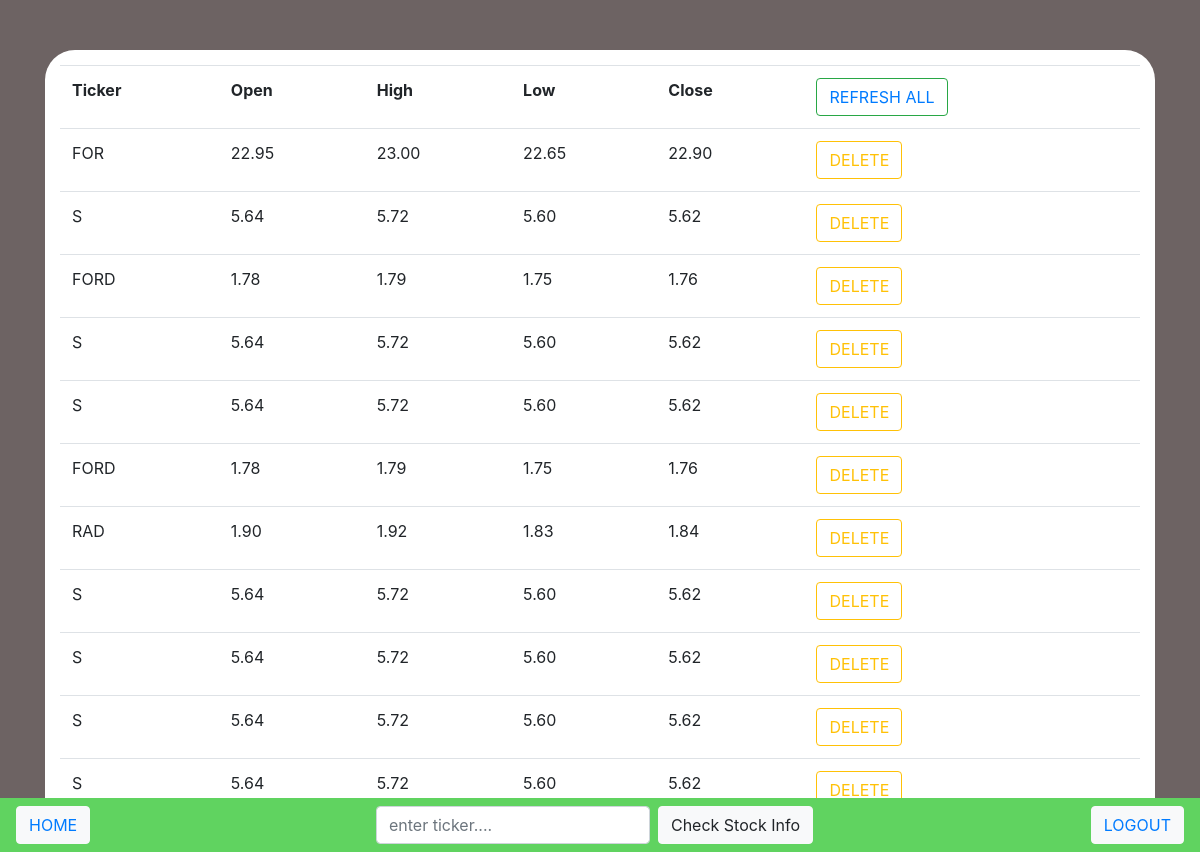
The app's page /stocks/home/ (signed in), older data.
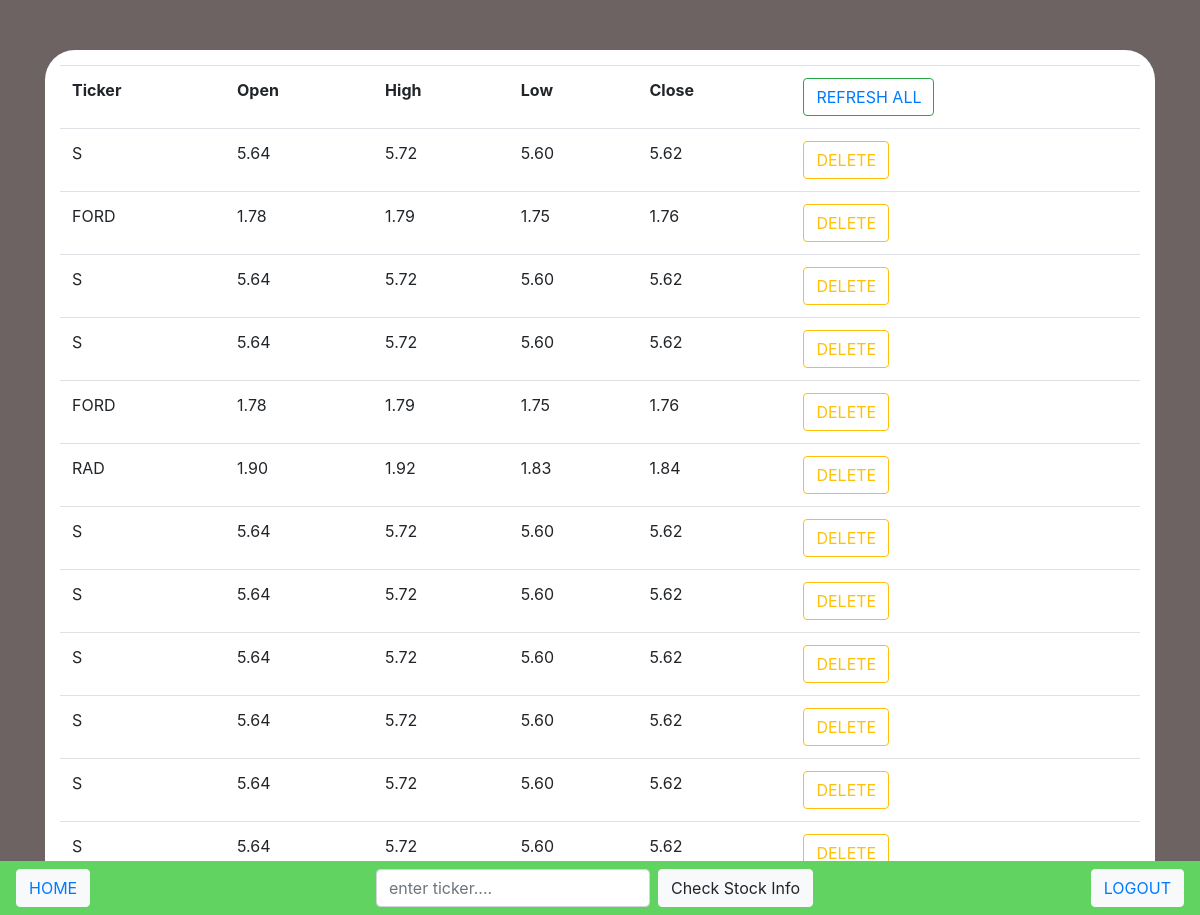
The same page, newer data.
### stocks/models.py (models this page shows, shortened)
class Stock(BaseModel):
    ticker_symbol = models.CharField(max_length= 4)
    user = models.ForeignKey(User, on_delete= models.CASCADE)
    s_open = models.DecimalField(decimal_places=2, max_digits=10, default=1.00)
    s_close = models.DecimalField(decimal_places=2, max_digits=10, default=1.00)
    s_low = models.DecimalField(decimal_places=2, max_digits=10, default=1.00)
    s_high = models.DecimalField(decimal_places=2, max_digits=10, default=1.00)

### stocks/views.py (the view)
# urls.py: path("home/", HomeView.as_view(), name="home"),
class HomeView(LoginRequiredMixin, View):
    def get(self, request):
        queryset = Stock.objects.all().filter(user__id = (self.request.user.id))
        return render(request, "stocks/home.html", {"user_stocks": queryset})

### stocks/templates/stocks/home.html (shortened to what this page needs)
{% extends 'layout.html' %}
{% load staticfiles %}
{% block body %}
    <div class="container" id="mt">
        <div  id="stock_list">
            {% if user_stocks.count > 0 %}
                <table class="table table-hover"  id="overflow">
                    <tr>
                    <th>Ticker</th>
                    <th>Open</th>
                    <th>High</th>
                    <th>Low</th>
                    <th>Close</th>
                    <td>
                        <button class="btn btn-outline-success">
                            <a href="{% url 'stocks:refresh_all' %} " >REFRESH ALL</a>
                        </button>
                    </td>
                </tr>
                {% for stock in user_stocks %}
                <tr>
                    <td>{{ stock.ticker_symbol }}</td>
                    <td>{{ stock.s_open }}</td>
                    <td>{{ stock.s_high }}</td>
                    <td>{{ stock.s_low }}</td>
                    <td>{{ stock.s_close }}</td>
                    <td>
                        <form action="{% url 'rest:delete' stock.id %}" method="delete" id="delete_stock">
                            <button class="btn btn-outline-warning">DELETE</button>
                        </form>
                    </td>
                </tr>
                {% endfor %}
            </table>
            {% endif %}
    </div>
</div>
{% endblock %}

### base/templates/layout.html (shortened to what this page needs)
{% load staticfiles %}
<!DOCTYPE html>
<html>
    <head>
        <link rel="stylesheet" href="https://maxcdn.bootstrapcdn.com/bootstrap/4.0.0/css/bootstrap.min.css">
        <link rel="stylesheet" href="{% static 'base/css/style.css' %}">
    </head>
    <body id="main_body" >
    <nav class="navbar fixed-bottom navbar-light " id="green">
        <button class="btn btn-light mr-2">
            <a href="{% url 'stocks:home' %}">HOME</a>
        </button>
        <form action="{% url 'stocks:stock_search' %}" id="center main_search" class="form-inline" method="post">
            <input type="text" class="form-control mr-sm-2" type="seach" placeholder="enter ticker...." aria-label="Search" name="ticker">
            <button class="btn btn-light my-2 my-sm-0"> Check Stock Info</button>
        </form>
        <button class="btn btn-light">
            <a href="/accounts/logout">LOGOUT</a>
        </button>
    </nav>
    {% block body %}{% endblock %}
    </body>
</html>

### base/static/base/css/style.css (style rules this page uses)
#mt { margin-top: 50px; }
#green { background-color: rgb(96, 211, 96); }
#main_body { background-color: rgb(109, 99, 99) }
#stock_list { background-color: white; border: 5px green round; border-radius: 30px; padding: 15px; }
#overflow { height: 250px; overflow:scroll; }

Row changes from the older to the newer data that the page shows:
removed Stock: ticker_symbol "FOR", s_open "22.95", s_high "23.00", s_low "22.65", s_close "22.90"
added Stock: ticker_symbol "S", s_open "5.64", s_high "5.72", s_low "5.60", s_close "5.62"
added Stock: ticker_symbol "S", s_open "5.64", s_high "5.72", s_low "5.60", s_close "5.62"
